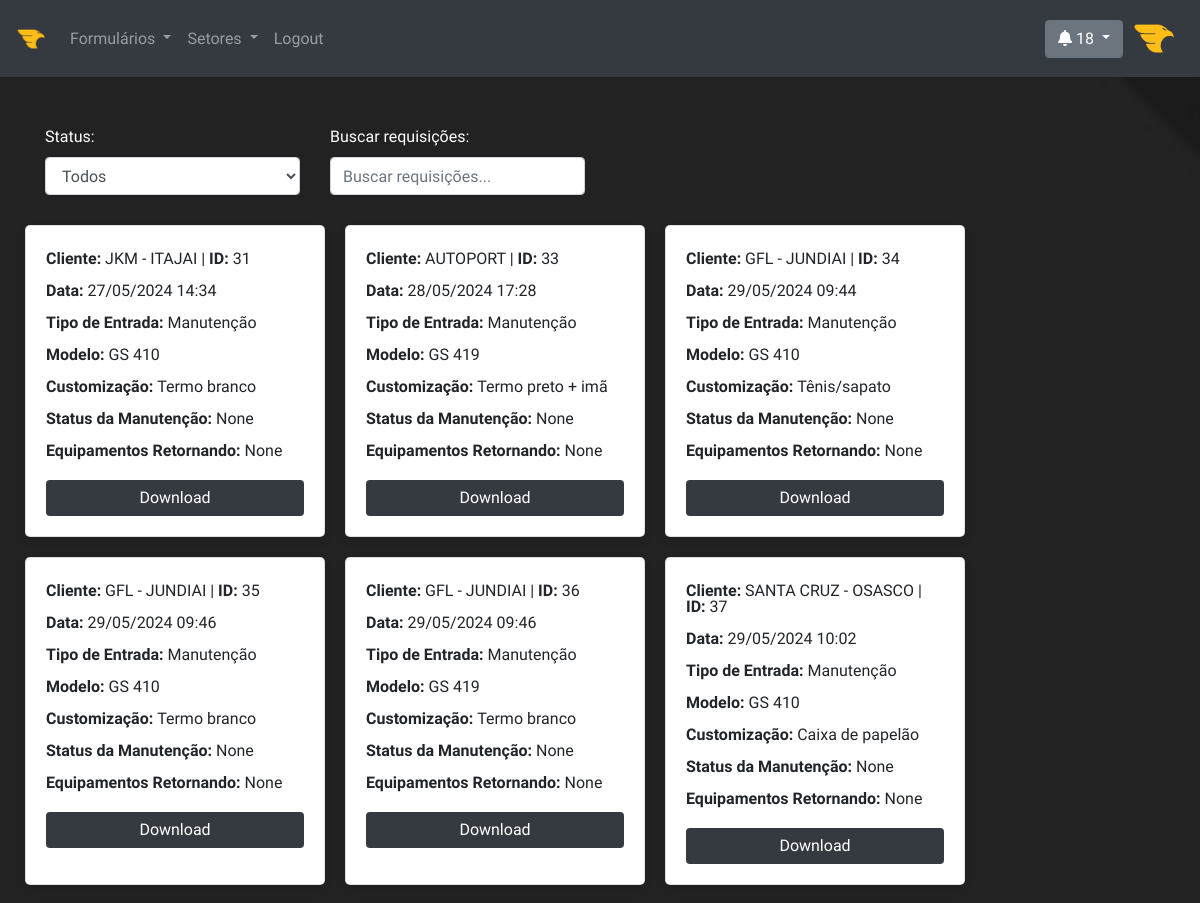
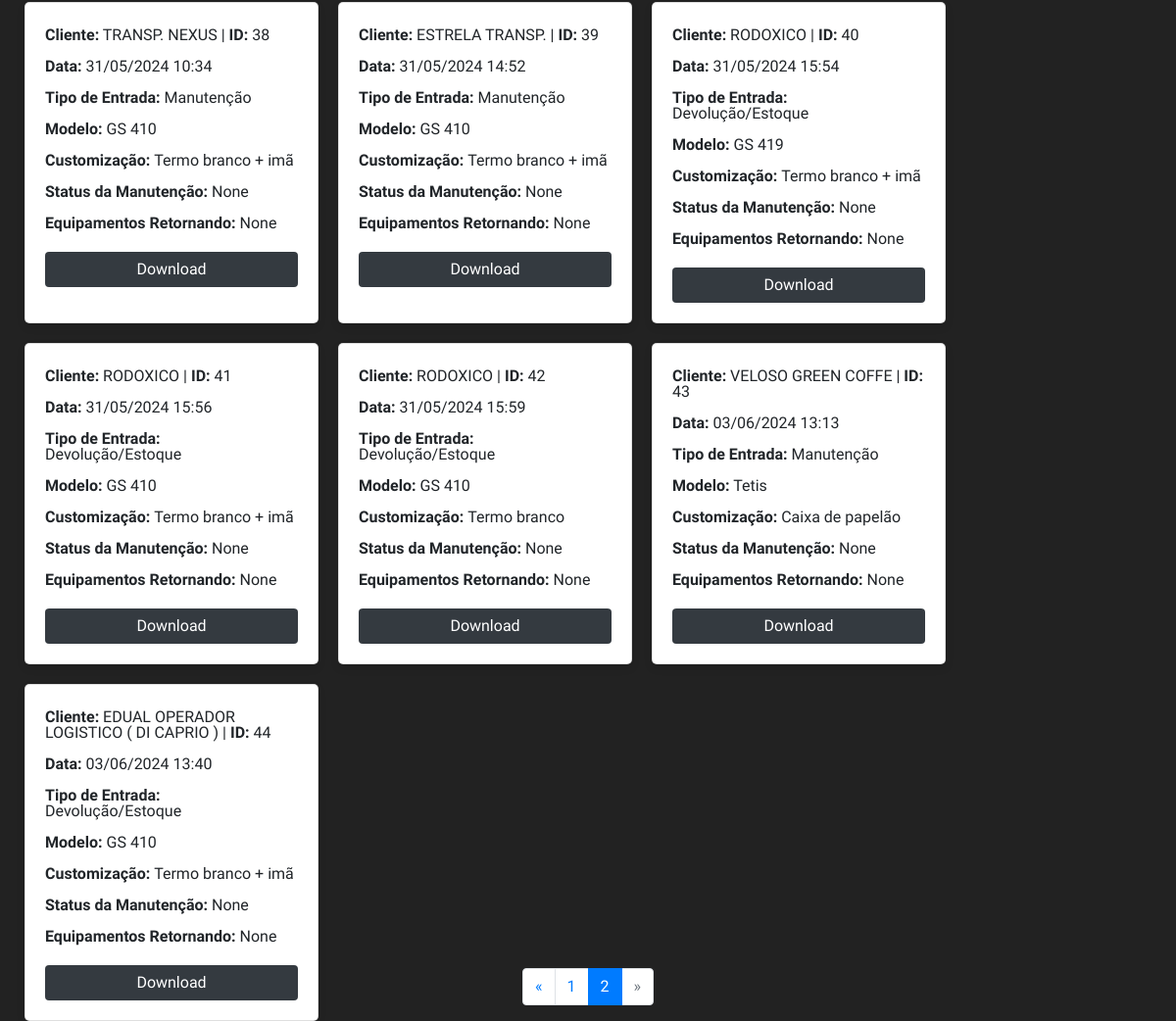
The page /entrance/all?page=2 (signed in) on the database its author committed (2 pictures, top to bottom).
### models.py (models this page shows, shortened)
class User(UserMixin, db.Model):
    __tablename__ = 'users'
    id = db.Column(db.Integer, primary_key=True)
    username = db.Column(db.String(100), unique=True, nullable=False)
    email = db.Column(db.String(100), unique=True, nullable=False)
    password_hash = db.Column(db.String(128), nullable=False)
    profile_picture = db.Column(db.String(100), default='/img/logo-golden.png')
    additional_info = db.Column(db.Text)
    access_level = db.Column(db.String(20), default='User')
    unread_notifications = db.Column(db.Integer, default=0)  # Contador de notificações não lidas

class Entrance(db.Model):
    __tablename__ = 'entrance'
    id = db.Column(db.Integer, primary_key=True)
    date = db.Column(db.String(20), nullable=True, default=lambda: datetime.now(tz=fuso_horario_brasilia).strftime('%d/%m/%Y %H:%M'))
    client = db.Column(db.String(120), nullable=False)
    entrance_type = db.Column(db.String(50), nullable=False)
    model = db.Column(db.String(50))
    customization = db.Column(db.String(100))
    type_of_receipt = db.Column(db.String(50), nullable=False)
    recipients_name = db.Column(db.String(50), default= 'n/a')
    withdrawn_by = db.Column(db.String(50), default= 'n/a')
    equipment_numbers = db.Column(db.String(200), nullable=False)
    maintenance_status = db.Column(db.String(50), default='Pendente')
    returned_equipment_numbers = db.Column(db.String(200))
    accept_terms = db.Column(db.Boolean, default=False)

### routes.py (the view)
@app.route('/entrance/all')
@login_required
@check_permissions(['Admin', 'Manutenção', 'Expedição', 'CEO', 'Inteligência', 'Diretoria'])
def all_entrances():
    page = request.args.get('page', 1, type=int)
    all_entrances = Entrance.query.paginate(page=page, per_page=30)
    return render_template('entrances.html', all_entrances=all_entrances)

### app.py (called while the page is built)
@login_manager.user_loader
def load_user(user_id):
    return User.query.get(int(user_id))

### routes.py (called while the page is built)
def check_permissions(access_level):
    def decorator(func):
        @wraps(func)
        def wrapper(*args, **kwargs):
            if current_user.is_authenticated and current_user.access_level in access_level:
                return func(*args, **kwargs)
            else:
                flash('Você não tem permissão para acessar esta página.', 'danger')
                return redirect(url_for('index'))
        return wrapper
    return decorator

### templates/entrances.html (shortened to what this page needs)
{% extends 'base.html' %}
{% block content %}
<div class="container">
    <div class="row">
        <div class="col-md-3">
            <label for="status-filter">Status:</label>
            <select id="status-filter" class="form-control">
                <option value="">Todos</option>
            </select>
        </div>
        <div class="col-md-3">
            <label for="search">Buscar requisições:</label>
            <input type="text" id="search" placeholder="Buscar requisições..." class="form-control">
        </div>
    </div>
</div>
<div class="card-container" id="card-container">
    {% for entrance in all_entrances %}
    <div class="card" style="background-color: {% if entrance.status == 'Manutenção realizada' %}lightgreen{% endif %};">
        <p><b>Cliente:</b> {{ entrance.client }} | <b>ID: </b> {{entrance.id}}</p>
        <p><b>Data:</b> {{ entrance.date }}</p>
        <p><b>Tipo de Entrada:</b> {{ entrance.entrance_type }}</p>
        <p><b>Modelo:</b> {{ entrance.model }}</p>
        <p><b>Customização: </b>{{entrance.customization }}</p>
        <p><b>Status da Manutenção:</b> {{ entrance.maintenance_status }}</p>
        <p><b>Equipamentos Retornando:</b> {{ entrance.returned_equipment_numbers }}</p>
        <form action="{{ url_for('download_entrance_pdf', entrance_id=entrance.id) }}" method="post" style="display: inline;">
            <button type="submit" class="btn btn-dark">Download</button>
        </form>
    </div>
    {% endfor %}
    <footer class="footer">
        <div class="container">
            <nav aria-label="Page navigation">
                <ul class="pagination justify-content-center">
                    {% if all_entrances.has_prev %}
                        <li class="page-item">
                            <a class="page-link" href="{{ url_for('all_entrances', page=all_entrances.prev_num) }}" aria-label="Previous">
                                <span aria-hidden="true">&laquo;</span>
                            </a>
                        </li>
                    {% else %}
                        <li class="page-item disabled">
                            <a class="page-link" href="#" tabindex="-1" aria-disabled="true">&laquo;</a>
                        </li>
                    {% endif %}
                    {% for page_num in range(1, all_entrances.pages + 1) %}
                    <li class="page-item {% if page_num == all_entrances.page %}active{% endif %}">
                        <a class="page-link" href="{{ url_for('all_entrances', page=page_num) }}">{{ page_num }}</a>
                    </li>
                {% endfor %}
                {% if all_entrances.has_next %}
                    <li class="page-item">
                        <a class="page-link" href="{{ url_for('all_entrances', page=all_entrances.next_num) }}" aria-label="Next">
                            <span aria-hidden="true">&raquo;</span>
                            <span class="sr-only">Próximo</span>
                        </a>
                    </li>
                {% else %}
                    <li class="page-item disabled">
                        <a class="page-link" href="#" tabindex="-1" aria-disabled="true">&raquo;</a>
                    </li>
                {% endif %}
                </ul>
            </nav>
        </div>
    </footer>
</div>
{% endblock %}

### templates/base.html (shortened to what this page needs)
<!DOCTYPE html>
<html lang="en">
<head>
    <link rel="stylesheet" href="https://stackpath.bootstrapcdn.com/bootstrap/4.5.2/css/bootstrap.min.css">
    <link rel="stylesheet" href="https://cdnjs.cloudflare.com/ajax/libs/font-awesome/5.15.1/css/all.min.css">
    <link rel="stylesheet" href="https://cdnjs.cloudflare.com/ajax/libs/animate.css/4.1.1/animate.min.css"/>
    <link rel="stylesheet" href="{{ url_for('static', filename='css/style.css') }}">
</head>
<body>
    <nav class="navbar navbar-expand-lg navbar-dark bg-dark">
        <a class="navbar-brand" href="{{ url_for('index') }}">
            <img src="{{ url_for('static', filename='img/logo-int.png') }}" alt="InteGS" height="30">
        </a>
        <div class="collapse navbar-collapse" id="navbarNav">
            <ul class="navbar-nav mr-auto">
                {% if current_user.is_authenticated %}
                {% if current_user.access_level in ['Admin', 'Manutenção', 'Comercial', 'Inteligência', 'Expedição'] %}
                <li class="nav-item dropdown">
                    <a class="nav-link dropdown-toggle" href="#" id="formsDropdown" role="button" data-toggle="dropdown" aria-haspopup="true" aria-expanded="false">
                        Formulários
                    </a>
                </li>
                {% endif %}
                {% if current_user.access_level in ['Admin', 'Manutenção', 'Comercial', 'Inteligência', 'CEO', 'Diretoria', 'Expedição', 'Configuração'] %}
                <li class="nav-item dropdown">
                    <a class="nav-link dropdown-toggle" href="#" id="sectorsDropdown" role="button" data-toggle="dropdown" aria-haspopup="true" aria-expanded="false">
                        Setores
                    </a>
                </li>
                {% endif %}
                <li class="nav-item">
                    <a class="nav-link" href="{{ url_for('logout') }}">Logout</a>
                </li>
                {% endif %}
            </ul>
            <div class="dropdown">
                <button class="btn btn-secondary dropdown-toggle" type="button" id="dropdownMenuButton" data-toggle="dropdown" aria-haspopup="true" aria-expanded="false">
                    <i class="fas fa-bell"></i>
                    <span id="notificationCount" class="notification-count">{{ current_user.unread_notifications }}</span>
                </button>
            </div>
            <ul class="navbar-nav">
                <li class="nav-item">
                    {% if current_user.is_authenticated %}
                    <a class="nav-link" href="{{ url_for('profile') }}">
                        <img src="{{ url_for('static', filename='img/' + current_user.profile_picture) }}" class="rounded-circle profile-icon" style="width: 45px; height: 45px;" alt="Foto do perfil">
                    </a>
                    {% endif %}
                </li>
            </ul>
        </div>
    </nav>
    {% block content %}{% endblock %}
</body>
</html>

### static/css/style.css (style rules this page uses)
* { margin: 0; padding: 0; box-sizing: border-box; }
body { font-family: "Ubuntu Sans", sans-serif; background-image: url("/static/img/wallpaper.jpg"); background-repeat: no-repeat; background-size: cover; background-attachment: fixed; overflow-x: hidden; }
.footer { position: fixed; left: 0; bottom: 0; width: 100%; text-align: center; }

### templates/entrances.html (style rules this page uses)
.card-container { display: flex; flex-wrap: wrap; gap: 20px; margin-top: 30px; justify-content: flex-start; margin-left: 25px; }
.card { width: 300px; border-radius: 5px; padding: 20px; transition: transform 0.3s, box-shadow 0.3s; box-shadow: 0 4px 8px rgba(0, 0, 0, 0.1); position: relative; overflow: hidden; line-height: 1; padding-top: 25px; }
.card p { font-size: 16px; }
.card form { display: flex; flex-direction: column; align-items: center; margin-top: 5px; }
.card form button { border: none; color: #fff; cursor: pointer; width: 100%; position: relative; }
label { color: white; }

### rows shown on the page
User: unread_notifications "18", profile_picture (picture)
Entrance: client "JKM - ITAJAI", id "31", date "27/05/2024 14:34", entrance_type "Manutenção", model "GS 410", customization "Termo branco", maintenance_status "None", returned_equipment_numbers "None"
Entrance: client "AUTOPORT", id "33", date "28/05/2024 17:28", entrance_type "Manutenção", model "GS 419", customization "Termo preto + imã", maintenance_status "None", returned_equipment_numbers "None"
Entrance: client "GFL - JUNDIAI", id "34", date "29/05/2024 09:44", entrance_type "Manutenção", model "GS 410", customization "Tênis/sapato", maintenance_status "None", returned_equipment_numbers "None"
Entrance: client "GFL - JUNDIAI", id "35", date "29/05/2024 09:46", entrance_type "Manutenção", model "GS 410", customization "Termo branco", maintenance_status "None", returned_equipment_numbers "None"
Entrance: client "GFL - JUNDIAI", id "36", date "29/05/2024 09:46", entrance_type "Manutenção", model "GS 419", customization "Termo branco", maintenance_status "None", returned_equipment_numbers "None"
Entrance: client "SANTA CRUZ - OSASCO", id "37", date "29/05/2024 10:02", entrance_type "Manutenção", model "GS 410", customization "Caixa de papelão", maintenance_status "None", returned_equipment_numbers "None"
Entrance: client "TRANSP. NEXUS", id "38", date "31/05/2024 10:34", entrance_type "Manutenção", model "GS 410", customization "Termo branco + imã", maintenance_status "None", returned_equipment_numbers "None"
Entrance: client "ESTRELA TRANSP.", id "39", date "31/05/2024 14:52", entrance_type "Manutenção", model "GS 410", customization "Termo branco + imã", maintenance_status "None", returned_equipment_numbers "None"
Entrance: client "RODOXICO", id "40", date "31/05/2024 15:54", entrance_type "Devolução/Estoque", model "GS 419", customization "Termo branco + imã", maintenance_status "None", returned_equipment_numbers "None"
Entrance: client "RODOXICO", id "41", date "31/05/2024 15:56", entrance_type "Devolução/Estoque", model "GS 410", customization "Termo branco + imã", maintenance_status "None", returned_equipment_numbers "None"
Entrance: client "RODOXICO", id "42", date "31/05/2024 15:59", entrance_type "Devolução/Estoque", model "GS 410", customization "Termo branco", maintenance_status "None", returned_equipment_numbers "None"
Entrance: client "VELOSO GREEN COFFE", id "43", date "03/06/2024 13:13", entrance_type "Manutenção", model "Tetis", customization "Caixa de papelão", maintenance_status "None", returned_equipment_numbers "None"
Entrance: client "EDUAL OPERADOR LOGISTICO ( DI CAPRIO )", id "44", date "03/06/2024 13:40", entrance_type "Devolução/Estoque", model "GS 410", customization "Termo branco + imã", maintenance_status "None", returned_equipment_numbers "None"

### other values the page prints
{{ page_num }} "1" "2"
